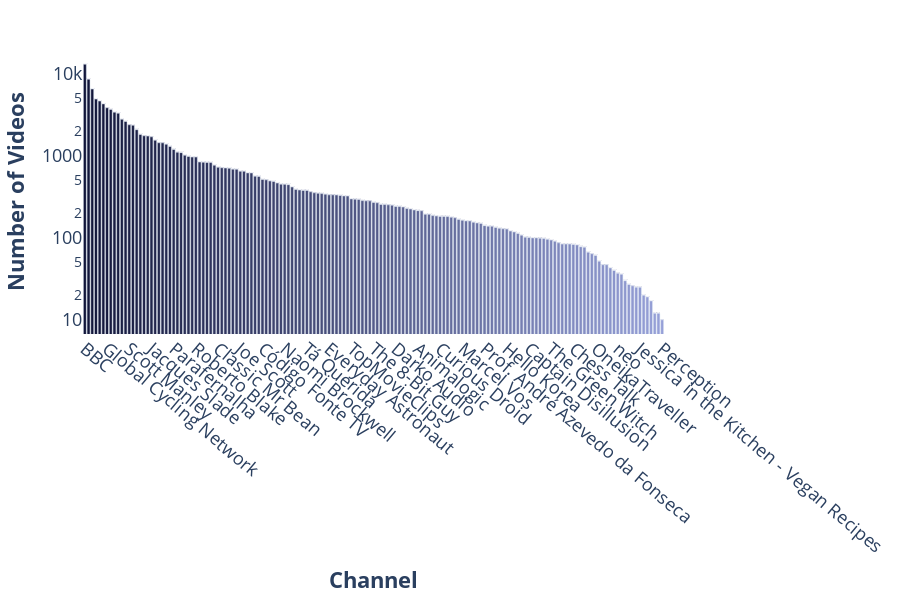

Here is the notebook cell this chart was saved with:
### Markdown cell above
## Barplot of the number of videos by channel

### Code cell
# Frequencie of videos:
video_counts = df_videos['channel_title'].value_counts()
df_plot = pd.DataFrame(
    {
        "channel": video_counts.index.tolist(),
        "freq": video_counts.tolist()
    }
)

# Relative frequency:
df_plot["freq_rel"] = [round(i/sum(df_plot["freq"])*100, 3) for i in df_plot["freq"]]
df_plot["freq_rel_char"] = [str(i) + "%" for i in df_plot["freq_rel"]]

# Palette:
n_levels = df_plot.shape[0]
cmap = LinearSegmentedColormap.from_list("my_palette", ["#111539", "#97A1D9"])
my_palette = [to_hex(j) for j in  [cmap(i/n_levels) for i in np.array(range(n_levels))]]

# Plot:
fig = px.bar(
    data_frame = df_plot,
    x = "channel",
    y = "freq",
    log_y = True,
    color = "channel",
    color_discrete_sequence = my_palette,
    text = "freq_rel_char"
)
fig.update_traces(
    textposition = "outside",
    textfont_color = my_palette[n_levels//2],
    textfont_size = 15,
    hovertemplate = "<b>Channel: %{x}<br>Frequency: %{y:}</b><extra></extra>"
)
fig.update_layout(
    xaxis_title = "<b>Channel</b>" ,
    yaxis_title = "<b>Number of Videos</b>",
    xaxis = dict(
        tickangle = 40
    ),
    font = dict(
        size = 18
    ),
    showlegend = False,
    plot_bgcolor = "white",
    hoverlabel = dict(
        font_size = 18,
        font_family = "Rockwell"
    ),
    margin = dict(
        l = 20,
        r = 20,
        t = 50,
        b = 20
    ),
    height = 600
)
